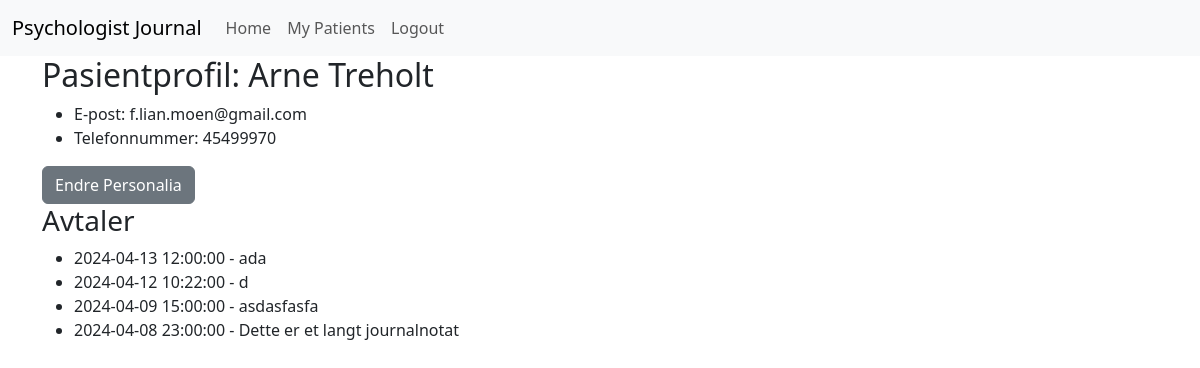
/patient/2 (signed in), run on the app's committed database.
### app/models.py (models this page shows)
class Patient(db.Model):
    id = db.Column(db.Integer, primary_key=True)
    first_name = db.Column(db.String(50), nullable=False)
    last_name = db.Column(db.String(50), nullable=False)
    birth_number = db.Column(db.String(11), unique=True, nullable=False)
    birth_date = db.Column(db.String(10), nullable=False)
    phone_number = db.Column(db.String(20), nullable=False)
    email = db.Column(db.String(100), nullable=False)
    gender = db.Column(db.String(10), nullable=False)
    address = db.Column(db.String(100), nullable=False)
    postal_code = db.Column(db.String(10), nullable=False)
    municipality = db.Column(db.String(50), nullable=False)
    psychologist_id = db.Column(db.Integer, db.ForeignKey('psychologist.id'), nullable=False)
    patient_appointments = db.relationship('Appointment', backref='patient', lazy=True)

class Appointment(db.Model):
    id = db.Column(db.Integer, primary_key=True)
    datetime = db.Column(db.DateTime, nullable=False, default=datetime.utcnow)
    description = db.Column(db.String(200))
    patient_id = db.Column(db.Integer, db.ForeignKey('patient.id'), nullable=False)

### app/routes.py (the view)
@app.route("/patient/<int:patient_id>")
@login_required
def view_patient(patient_id):
    patient = Patient.query.get_or_404(patient_id)
    appointments = Appointment.query.filter_by(patient_id=patient_id).order_by(Appointment.datetime.desc()).all()
    return render_template('patient_profile.html', patient=patient, appointments=appointments)

### app/models.py (called while the page is built)
@login_manager.user_loader
def load_user(user_id):
    return Psychologist.query.get(int(user_id))

### app/templates/patient_profile.html
{% extends "base.html" %}
{% block content %}
<h2>Pasientprofil: {{ patient.first_name }} {{ patient.last_name }}</h2>
<ul>
    <li>E-post: {{ patient.email }}</li>
    <li>Telefonnummer: {{ patient.phone_number }}</li>
</ul>
<a href="{{ url_for('edit_patient', patient_id=patient.id) }}" class="btn btn-secondary">Endre Personalia</a>
<h3>Avtaler</h3>
<ul>
{% for appointment in appointments %}
    <li>{{ appointment.datetime }} - {{ appointment.description }}</li>
{% endfor %}
</ul>
{% endblock %}

### data on the page
Patient: first_name "Arne", last_name "Treholt", email "f.lian.moen@gmail.com", phone_number "45499970"
Appointment: datetime "2024-04-13 12:00:00", description "ada"
Appointment: datetime "2024-04-12 10:22:00", description "d"
Appointment: datetime "2024-04-09 15:00:00", description "asdasfasfa"
Appointment: datetime "2024-04-08 23:00:00", description "Dette er et langt journalnotat"
